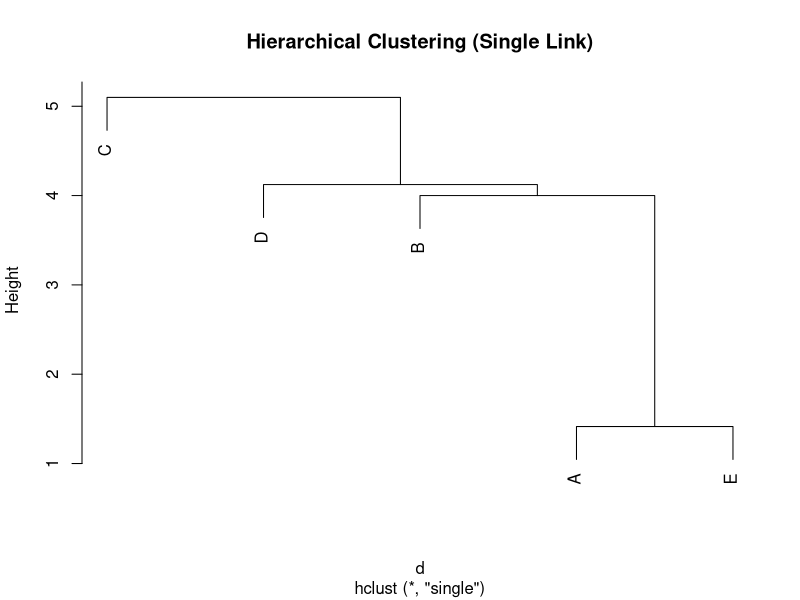

Here is the R script that generated this plot:
# Practical - 10
# Aim: To implement hierarchical clustering using R

# Step 1: Create data
data <- data.frame(
  x = c(2, 3, 8, 7, 3),
  y = c(2, 7, 2, 8, 3)
)
rownames(data) <- c("A", "B", "C", "D", "E")

# Step 2: Distance matrix
d <- dist(data, method = "euclidean")

# Step 3: Hierarchical clustering
hc <- hclust(d, method = "single")

# Step 4: Plot dendrogram
plot(hc, main = "Hierarchical Clustering (Single Link)")

# Step 5: Form clusters
clusters <- cutree(hc, k = 2)
print(clusters)
